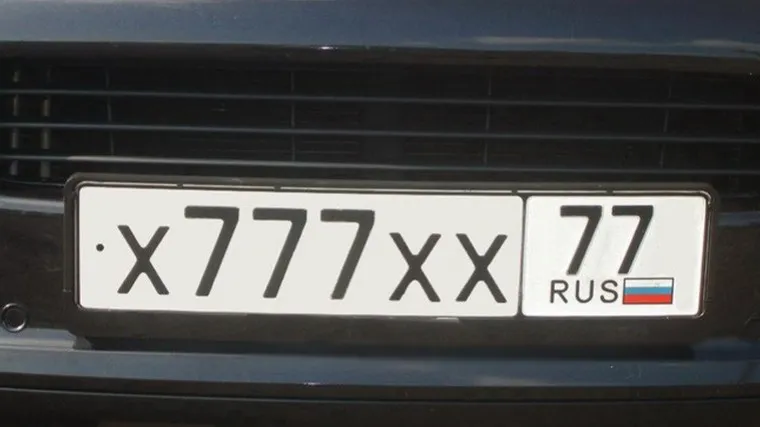
#> input picture image.webp, 760 x 427 px
$ python ml.py image.webp
#> lines starting #> are read from the running program, lines starting #| are printed output that depends on the picture; after the words box and inside, x2 and y2 are one past the last pixel; in counts of white or black regions, pixels touching at a corner belong together
import argparse
import cv2
import imutils
import numpy as np
from matplotlib import pyplot as plt
import keras_ocr


def preprocess_image(image):
    """
    Применяет шумоподавление и выделение границ к изображению.

    :param image: исходное изображение
    :return: обработанное изображение
    """
    # Шумоподавление
    filtered = cv2.bilateralFilter(image, 11, 17, 17)
    # Выделение границ
    edged = cv2.Canny(filtered, 30, 200)
    return edged


def find_contours(image):
    """
    Находит контуры на изображении и сортирует их по убыванию площади.

    :param image: исходное изображение
    :return: список контуров
    """
    contours = cv2.findContours(image.copy(), cv2.RETR_TREE, cv2.CHAIN_APPROX_SIMPLE)
    contours = imutils.grab_contours(contours)
    contours = sorted(contours, key=cv2.contourArea, reverse=True)[:10]
    return contours


def find_document_contour(contours):
    """
    Находит контур документа среди списка контуров.

    :param contours: список контуров
    :return: контур документа или None, если документ не найден
    """
    for contour in contours:
        approx = cv2.approxPolyDP(contour, 10, True)
        if len(approx) == 4:
            return approx
    return None


def recognize_text(image):
    """
    Распознает текст на изображении.

    :param image: исходное изображение
    :return: распознанный текст
    """
    pipeline = keras_ocr.pipeline.Pipeline()
    prediction_groups = pipeline.recognize([image])
    text = []
    for predictions in prediction_groups:
        for prediction in predictions:
            text.append(prediction[0])
    full_text = ' '.join(text)
    return full_text


def main():
    parser = argparse.ArgumentParser(description='Recognize text on an image')
    parser.add_argument('image_path', type=str, help='path to the image')
    args = parser.parse_args()

    image = cv2.imread(args.image_path)
#> image is the input picture: shape (427, 760, 3); mean B, G, R 83.4, 83.8, 83.1
    if image is None:
        print(f"Error: file {args.image_path} not found")
        return

    gray = cv2.cvtColor(image, cv2.COLOR_BGR2GRAY)
    processed = preprocess_image(gray)
#> in preprocess_image, `edged = cv2.Canny(filtered, 30, 200)`:
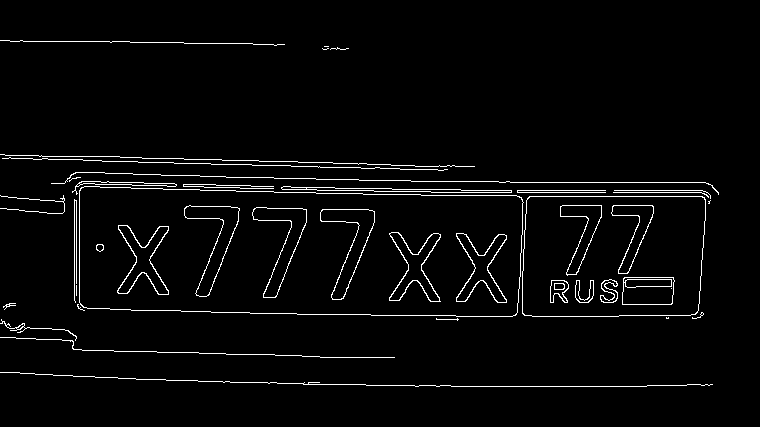
#> edged: shape (427, 760); 3% white in thin lines or dots, all inside (x1, y1, x2, y2) = (0, 40, 719, 387)
    contours = find_contours(processed)
#> in find_contours, `contours = cv2.findContours(image.copy(), cv2.RETR_TREE, cv2.CHAIN_APP..`: contours = 67 contours, 28 with area under 20; largest, box (x1, y1, x2, y2) and area: (79, 186, 524, 317) 53455, (79, 186, 524, 317) 53445, (522, 196, 706, 317) 21288, (522, 196, 706, 317) 21278, (184, 205, 240, 297) 1694
#> in find_contours, `contours = sorted(contours, key=cv2.contourArea, reverse=True)[:10]`: contours = 10 contours; largest, box (x1, y1, x2, y2) and area: (79, 186, 524, 317) 53455, (79, 186, 524, 317) 53445, (522, 196, 706, 317) 21288, (522, 196, 706, 317) 21278, (184, 205, 240, 297) 1694
    document_contour = find_document_contour(contours)
#> the loop in find_document_contour, `for contour in contours:` made 1 pass
#> approx on pass 1: [[79, 190], [83, 307], [517, 312], [516, 195]]
#> document_contour = [[79, 190], [83, 307], [517, 312], [516, 195]]
    if document_contour is None:
        print("Error: document contour not found")
        return
    mask = np.zeros(gray.shape, np.uint8)
    new_image = cv2.drawContours(mask, [document_contour], 0, 255, -1)
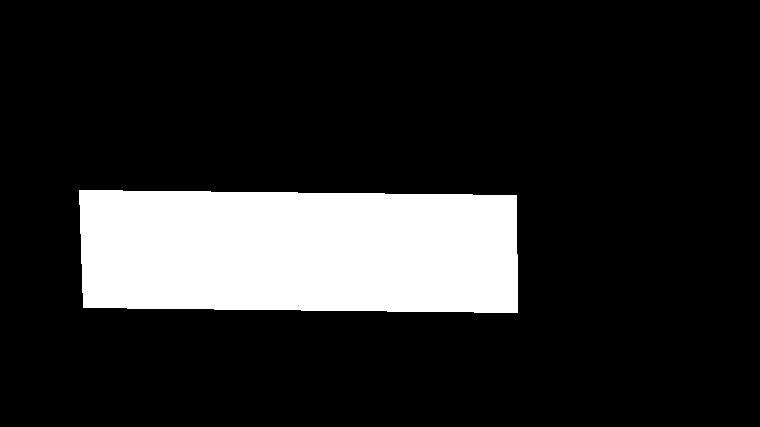
#> new_image: shape (427, 760); 15.9% white; 1 white region, box (x1, y1, x2, y2) and area: (79, 190, 518, 313) 51494
    new_image = cv2.bitwise_and(image, image, mask=mask)
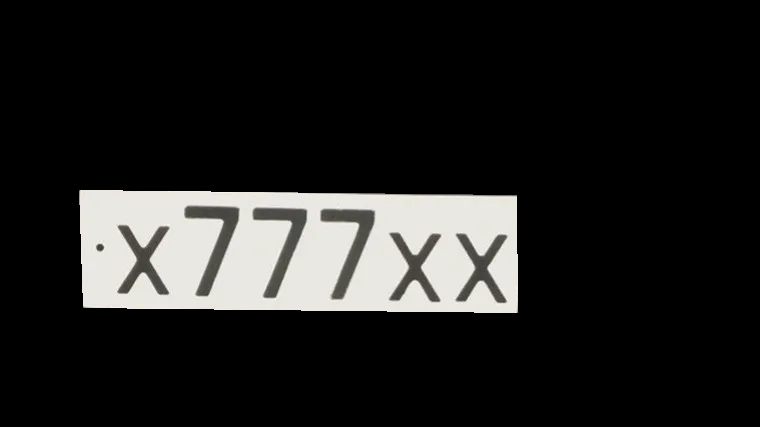
#> new_image: shape (427, 760, 3); mean B, G, R 31.4, 32.3, 32.5
    recognized_text = recognize_text(new_image)

    _, axs = plt.subplots(nrows=2, figsize=(20, 20))
    axs[0].imshow(cv2.cvtColor(image, cv2.COLOR_BGR2RGB))
    axs[0].set_title('Original Image')
    axs[1].imshow(cv2.cvtColor(new_image, cv2.COLOR_BGR2RGB))
    axs[1].set_title('Document Contour')
    plt.show()
    print(f"Recognized text: {recognized_text}")


if __name__ == '__main__':
    main()
#> (the call stopped at in recognize_text, `pipeline = keras_ocr.pipeline.Pipeline()`: keras_ocr is not available in this run)
